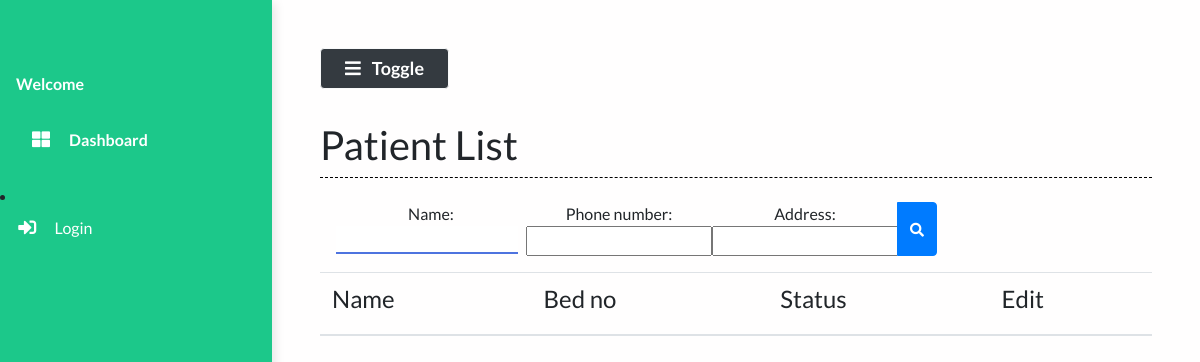
Before: /patient_list/ with the older database file.
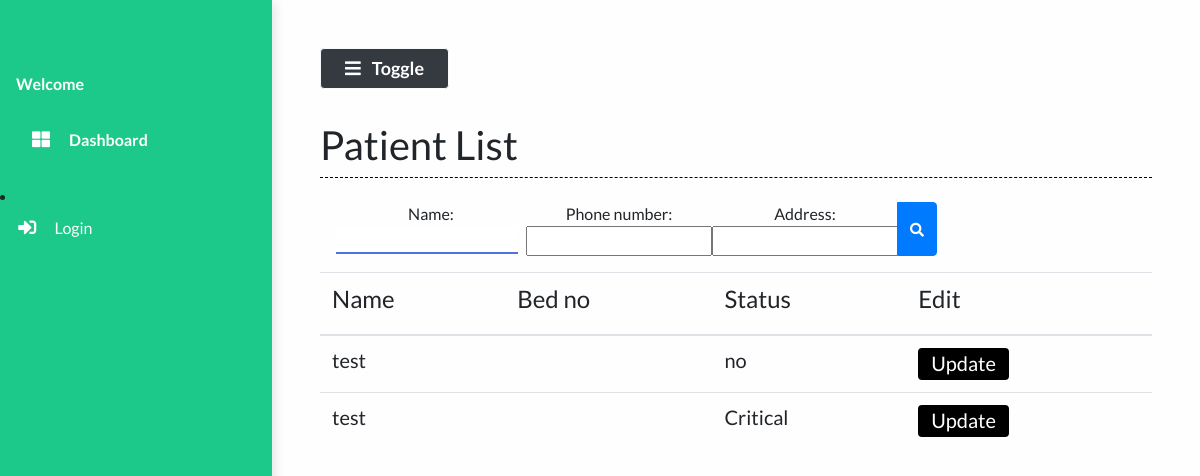
After: the same page with the newer database file.
### dashboard/models.py (models this page shows, shortened)
class Patient(models.Model):
    name = models.CharField(max_length=50)
    phone_number = models.CharField(max_length=15)
    patient_relative_name = models.CharField(max_length=50, null=True)
    patient_relative_contact = models.CharField(max_length=15, null=True)
    address = models.TextField()
    department = models.ForeignKey(Departments, on_delete=models.CASCADE, null=True)
    bed = models.OneToOneField(Bed, on_delete=models.SET_NULL, null=True, blank=True)
    dob = models.DateField(null=True)
    doctor = models.ForeignKey("Doctor", on_delete=models.CASCADE, null=True)
    doctors_notes = models.TextField(null=True, blank=True)
    doctors_visiting_time = models.CharField(null=True, max_length=50, blank=True)
    status = models.CharField(max_length=50)
    created_at = models.DateTimeField(auto_now_add=True, null=True)

### dashboard/views.py (the view)
# urls.py: path("patient_list/", views.patient_list, name="patient_list"),
def patient_list(request):
    patients = Patient.objects.all()
    myFilter = PatientFilter(request.GET, queryset=patients)
    patients = myFilter.qs
    context = {
        'patients': patients,
        'myFilter': myFilter
    }
    return render(request, 'main/patient_list.html', context)

### dashboard/templates/main/patient_list.html (shortened to what this page needs)
{% extends 'main/base.html' %}
{% load static %}
{% block contentTitle %}
    <h1>Patient List</h1>
{% endblock contentTitle %}
{% block content %}
    <form class="d-none d-sm-inline-block form-inline mr-auto ml-md-3 my-2 my-md-0 mw-100 navbar-search mb-3" method="GET" id="list">
        <div class="input-group">
        {{myFilter.form}}
            <div class="input-group-append">
                <button class="btn btn-primary btn-block" type="submit">
                    <i class="fas fa-search fa-sm"></i>
                </button>
            </div>
        </div>
    </form>
     <div class="table-responsive mt-3">
        <table class="table table-hover">
            <thead>
                <th><h4>Name</h4></th>
                <th><h4>Bed no</h4></th>
                <th><h4>Status</h4></th>
                <th><h4>Edit</h4></th>
            </thead>
            <tbody>
                {% for patient in patients %}
                <tr class="mx-auto">
                    <td scope="row"><h5>{{ patient.name }}</h5></td>
                    <td><h5>{{ patient.bed_num }}</h5></td>
                    <td><h5>{{ patient.status }}</h5></td>
                    <td><a href="/patient/{{patient.id}}" class="btn btn-black"><h5>Update</h5></a></td>
                </tr>
                {% endfor %}
            </tbody>
        </table>
    </div>
{% endblock content %}

Changed rows visible on the page:
added Patient: name "test", status "no"
added Patient: name "test", status "Critical"
